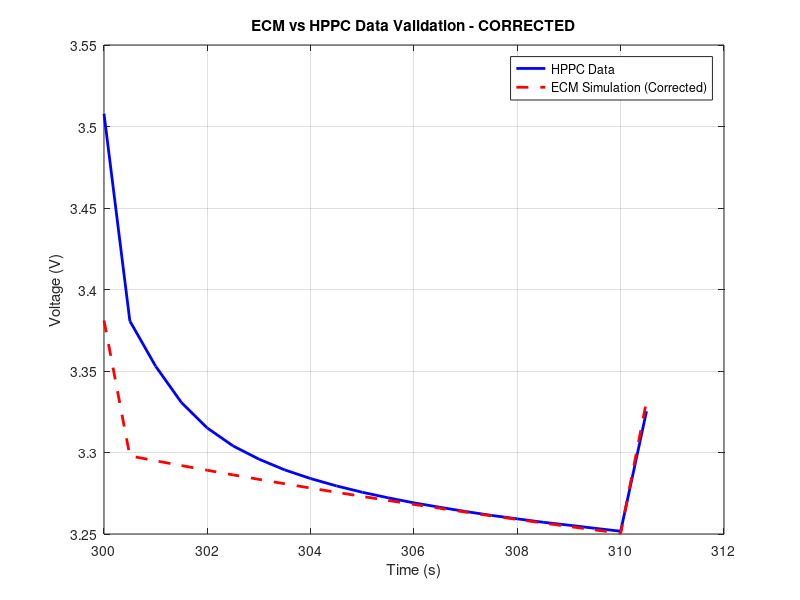

Source code (MATLAB):


% Your ECM parameters (from EKF)
R0=0.0008;
R1=0.0011;
R2=0.0005;
C1=30506.1;
C2=34084.4;
OCV =3.381; % Initial OCV

% Time, Current, and Voltage data
% Experimental Data
t_data = [300, 300.5, 301, 301.5, 302, 302.5, 303, 303.5, 304, 304.5, ...
        305, 305.5, 306, 306.5, 307, 307.5, 308, 308.5, 309, 309.5, 310, 310.5];
I_data = [0, -100.0053, -100.0088, -100.0053, -100.0088, -100.0088, -100.0088, -100.0088, ...
           -100.0088, -100.0088, -100.0088, -100.0122, -100.0088, -100.0122, -100.0088, ...
           -100.0122, -100.0088, -100.0088, -100.0088, -100.0088, -100.0122, 0];
V_data = [3.5078, 3.3807, 3.3529, 3.3306, 3.315, 3.304, 3.2959, 3.2893, 3.284, 3.2795, ...
              3.2756, 3.2722, 3.2691, 3.2664, 3.2638, 3.2614, 3.2593, 3.2572, 3.2554, 3.2535, 3.2517, 3.3253];

% Initialize simulation
n_points = length(t_data);
t_sim = t_data - t_data(1); % Normalize time to start at 0

% Initialize state variables for RC circuits
V1 = 0; % Voltage across C1
V2 = 0; % Voltage across C2
V_sim = zeros(1, n_points);

% Simulate ECM response with time-varying current
for i = 1:n_points
    if i == 1
        % Initial condition
        V_sim(i) = OCV;
        V1 = 0;
        V2 = 0;
    else
        % Time step
        dt_actual = t_data(i) - t_data(i-1);
        I_current = I_data(i);
        
        % Update RC circuit voltages using exponential decay
        % CORRECTED: Remove abs() from RC equations
        exp_factor1 = exp(-dt_actual/(R1*C1));
        exp_factor2 = exp(-dt_actual/(R2*C2));
        
        V1 = V1 * exp_factor1 - I_current * R1 * (1 - exp_factor1);
        V2 = V2 * exp_factor2 - I_current * R2 * (1 - exp_factor2);
        
        % Calculate terminal voltage
        % CORRECTED: Remove abs() from R0 term
        V_sim(i) = OCV + I_current * R0 - V1 - V2;
    end
end

% Plot comparison
figure;
plot(t_data, V_data, 'b-', 'LineWidth', 2, 'DisplayName', 'HPPC Data');
hold on;
plot(t_data, V_sim, 'r--', 'LineWidth', 2, 'DisplayName', 'ECM Simulation (Corrected)');
xlabel('Time (s)');
ylabel('Voltage (V)');
legend;
title('ECM vs HPPC Data Validation - CORRECTED');
grid on;

% Calculate and display error metrics
rmse = sqrt(mean((V_data - V_sim).^2));
mae = mean(abs(V_data - V_sim));
max_error = max(abs(V_data - V_sim));

fprintf('Corrected Model Validation Metrics:\n');
fprintf('RMSE: %.6f V (%.2f mV)\n', rmse, rmse*1000);
fprintf('MAE: %.6f V (%.2f mV)\n', mae, mae*1000);
fprintf('Max Error: %.6f V (%.2f mV)\n', max_error, max_error*1000);
